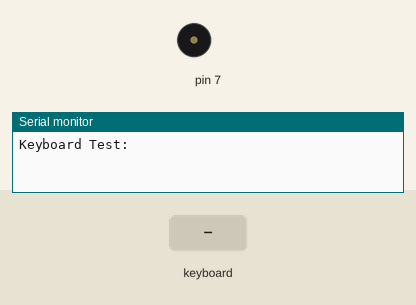
This sketch was run on a simulated Arduino Uno, built with avr-gcc and run on an emulated ATmega328P. Parts: buzzer (waves = sounding), the last lines printed to the serial monitor. Inputs (shaded band) come from the test bench.

Above: at 2.2 s.
2.3 s: PS/2 keyboard text "z" received
At 3.5 s:
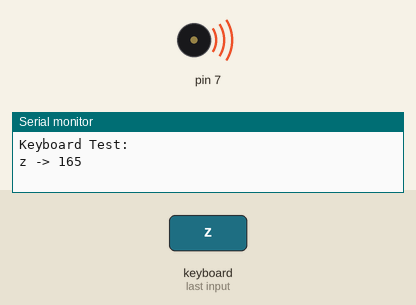
3.8 s: PS/2 keyboard text "x" received
At 4.5 s:
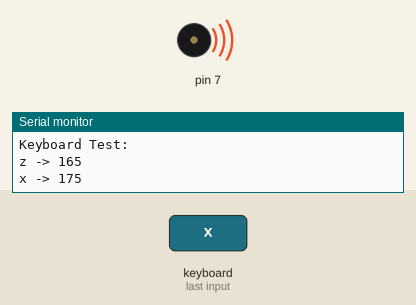
5.3 s: PS/2 keyboard text "c" received
At 6.4 s:
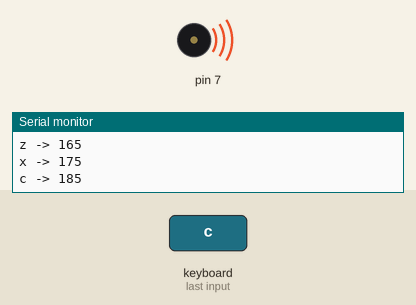
6.8 s: PS/2 keyboard text "v" received
At 7.7 s:
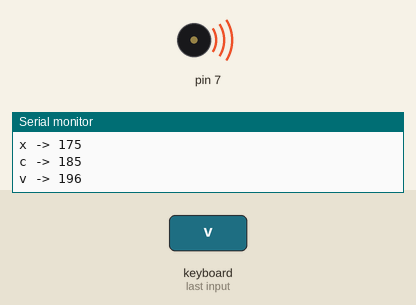
8.3 s: PS/2 keyboard text "b" received
At 9.4 s:
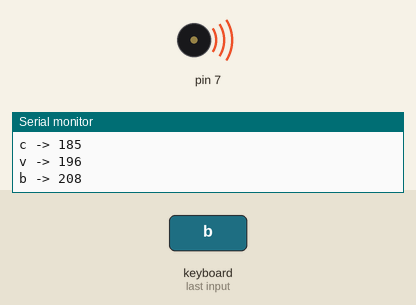
9.8 s: PS/2 keyboard text "n" received
At 10.4 s:
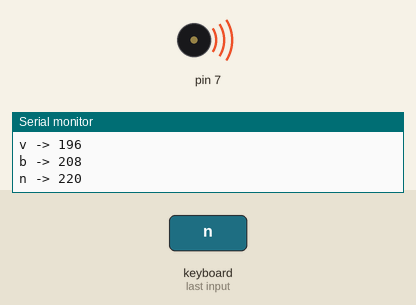
Timing chart, 0 to 12.3 s (numbered marks = the images above; inputs shaded):
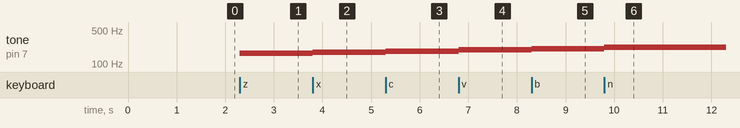

Measured:
- after the input at 2.3 s, tone on pin 7: silent → 165 Hz at once
- after the input at 3.8 s, tone on pin 7: 165 Hz → 175 Hz at once
- after the input at 5.3 s, tone on pin 7: 175 Hz → 185 Hz at once
- after the input at 6.8 s, tone on pin 7: 185 Hz → 196 Hz at once
- after the input at 8.3 s, tone on pin 7: 196 Hz → 208 Hz at once
- after the input at 9.8 s, tone on pin 7: 208 Hz → 220 Hz at once

The sketch:

MusicalKeyboard.ino
```cpp
#include <math.h>
#include <PS2Keyboard.h>

// Frequency 'n' semitones away from Base Frequency = Base Frequency * ((2^(1/12))^n)

const int DataPin = 8;
const int IRQpin =  3;
const float key = pow(2, (1/12.0));
const float E3 = 164.81;
PS2Keyboard keyboard;
int prevNote = 0;

//returns a new value dependant on a key's distance from the bottom-left key (z), represented by the note E3.
int getDistance(char c) {
  switch (c) {
    case 32: return -2;
    // FIRST BAR:
    case 'z': return 0;
    case 'x': return 1;
    case 'c': return 2;
    case 'v': return 3;
    case 'b': return 4;
    case 'n': return 5;
    case 'm': return 6;
    case ',': return 7;
    case '.': return 8;
    case '/': return 9;

    // SECOND BAR:
    case 'a': return 0 + 5;
    case 's': return 1 + 5;
    case 'd': return 2 + 5;
    case 'f': return 3 + 5;
    case 'g': return 4 + 5;
    case 'h': return 5 + 5;
    case 'j': return 6 + 5;
    case 'k': return 7 + 5;
    case 'l': return 8 + 5;
    case ';': return 9 + 5;
    case '\'': return 10 + 5;

    // THIRD BAR:
    case 'q': return 0 + 10;
    case 'w': return 1 + 10;
    case 'e': return 2 + 10;
    case 'r': return 3 + 10;
    case 't': return 4 + 10;
    case 'y': return 5 + 10;
    case 'u': return 6 + 10;
    case 'i': return 7 + 10;
    case 'o': return 8 + 10;
    case 'p': return 9 + 10;
    case '[': return 10 + 10;
    case ']': return 11 + 10;
    case '\\': return 12 + 10;

    // FOURTH BAR:
    case '1': return 0 + 15;
    case '2': return 1 + 15;
    case '3': return 2 + 15;
    case '4': return 3 + 15;
    case '5': return 4 + 15;
    case '6': return 5 + 15;
    case '7': return 6 + 15;
    case '8': return 7 + 15;
    case '9': return 8 + 15;
    case '0': return 9 + 15;
    case '-': return 10 + 15;
    case '=': return 11 + 15;

    default: return -1;
  }
}

int getFreq(char c) {
  int distance = getDistance(c);
  if(distance > -1)
    return round(E3 * pow(key, distance));
  else if(distance == -2) // SPACEBAR
    return -2;
}

void setup() {
  delay(1000);
  keyboard.begin(DataPin, IRQpin);
  Serial.begin(9600);
  Serial.println("Keyboard Test:");
}

void loop() {
  if (keyboard.available()) {
    // read the next key
    char c = keyboard.read();
    int note = getFreq(c);
    if(note == -2) {
      noTone(7);
      prevNote = note;
    } else if(note > 164 && note != prevNote) {
      prevNote = note;
      Serial.print(c);
      Serial.print(" -> ");
      Serial.println(note);
      tone(7, note);
    }
  }
}
```
